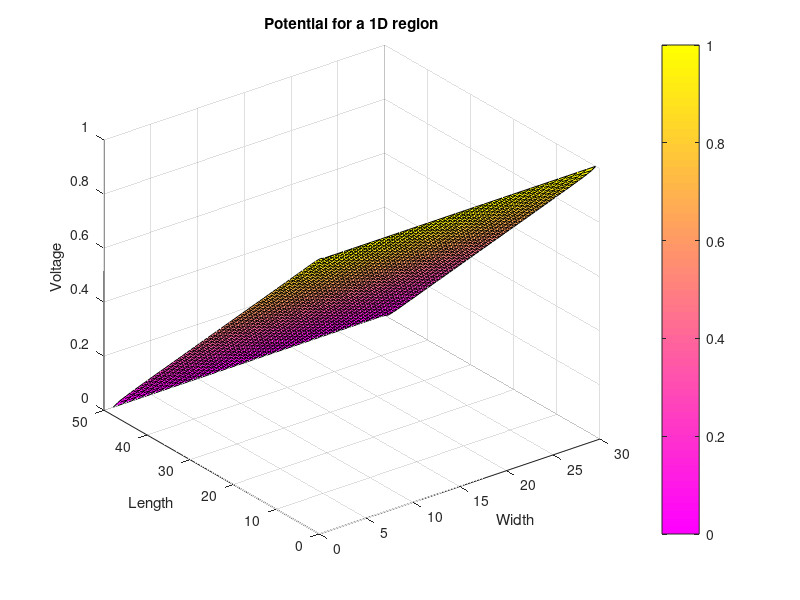
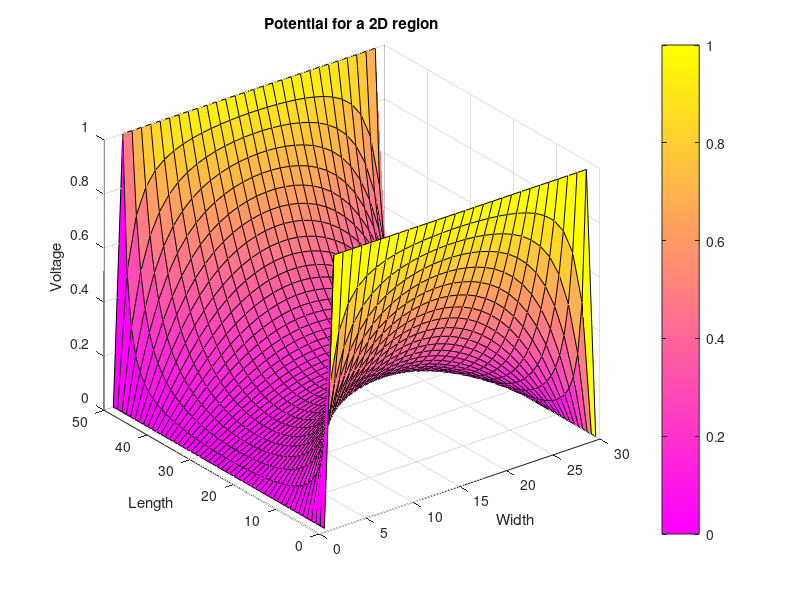
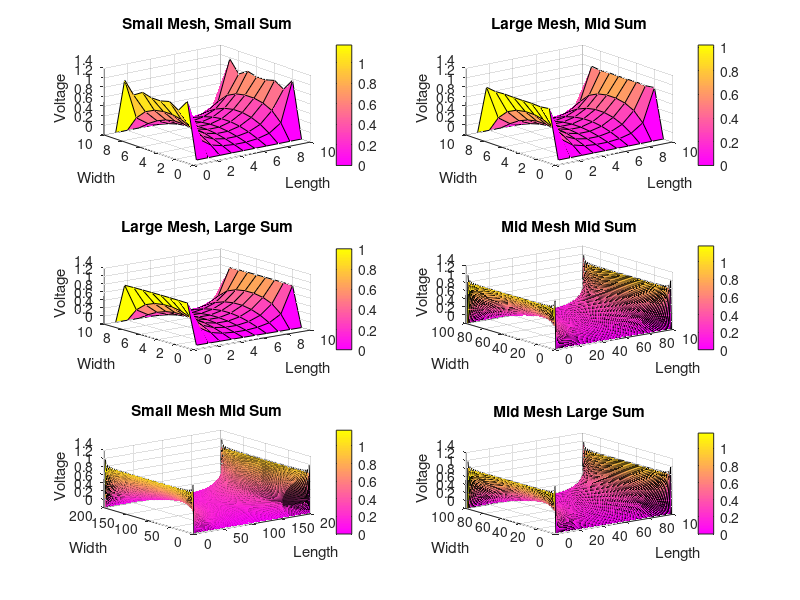
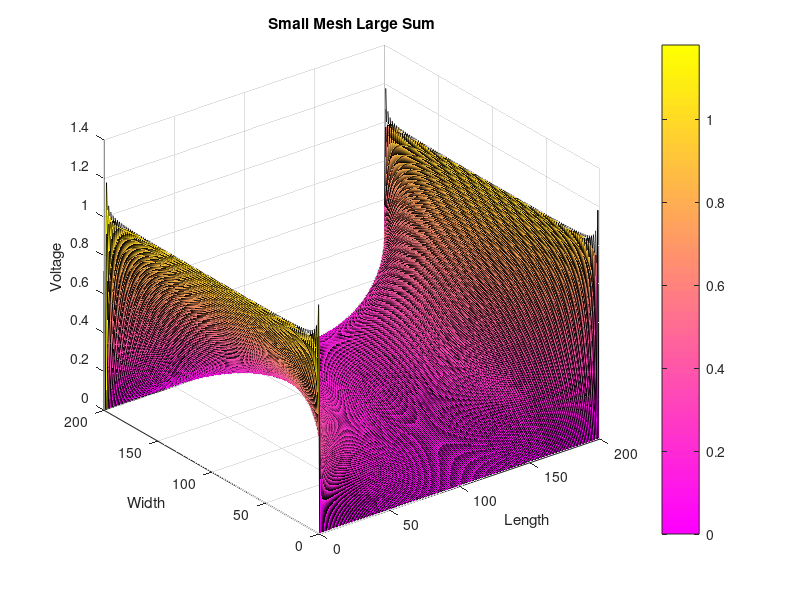

MATLAB code to generate these figures, in order:
% Student Name: David Talson
% Student Number: 101022690
% Elec4700 Assignment 2 Part 1 
% 
% Solving the potential for a 1D region 
clear all
nx = 50;
ny = 30;
G = sparse(nx*ny,ny*nx);
B = zeros(nx*ny,1);

for i=1:nx
    for j=1:ny
        n = j + (i-1)*ny;
        if i==1
            B(n,1)=1;
            G(n,n)=1;
        elseif i==nx
            B(n,1)=0;
            G(n,n)=1;
        else
       
        nxm = (i-2)*ny + j;
        nxp = i*ny + j;
        nym = (i-1)*ny + j-1;
        nyp = (i-1)*ny + j+1;
       
        G(n,n) = -4;
        G(n, nxm) = 1;
        G(n, nxp) = 1;
        G(n, nym) = 1;
        G(n, nyp) = 1;
        
        end
    end  
end

V = G\B;

for i=1:nx
    for j=1:ny
        n = j + (i-1)*ny;    
           map(i,j) = V(n,1);     
    end
end
figure(1)
surf(map);
title('Potential for a 1D region')
xlabel('Width')
ylabel('Length')
zlabel('Voltage')
colormap spring
colorbar 
grid on 

G = sparse(nx*ny,ny*nx);
B = zeros(nx*ny,1);
for i=1:nx
    for j=1:ny
        n = j + (i-1)*ny;
        if i==1&& j ~= 1 && j ~= ny
            B(n,1)=1;
            G(n,n)=1;
        elseif i==nx&& j ~= 1 && j ~= ny
            B(n,1)=1;
            G(n,n)=1;
        elseif j==1||j==ny
            B(n,1)=0;
            G(n,n)=1;
        else
            nxm = (i-2)*ny + j;
            nxp = i*ny + j;
            nym = (i-1)*ny + j-1;
            nyp = (i-1)*ny + j+1;

            G(n,n) = -4;
            G(n, nxm) = 1;
            G(n, nxp) = 1;
            G(n, nym) = 1;
            G(n, nyp) = 1;
        
        end
    end  
end

V = G\B;
for i=1:nx
    for j=1:ny
        n = j + (i-1)*ny;       
          map(i,j) = V(n,1);
        
    end
end

figure(2)
surf(map);
title('Potential for a 2D region')
xlabel('Width')
ylabel('Length')
zlabel('Voltage')
grid on 
colormap spring
colorbar 

a = ny; 
b = nx/2;
G = sparse(nx*ny,ny*nx);
B = zeros(nx*ny,1);
 
sum0=10;
sum1=100
sum2=200;

mesh0=10;
mesh1=100;
mesh2=200;

[nx1,ny1] = meshgrid(linspace(-b,b,mesh0),linspace(0,a,mesh0));
[nx2,ny2] = meshgrid(linspace(-b,b,mesh1),linspace(0,a,mesh1));
[nx3,ny3] = meshgrid(linspace(-b,b,mesh2),linspace(0,a,mesh2));

v1 = zeros(mesh0,mesh0);% sum==10, mesh=10
v2 = zeros(mesh0,mesh0);% sum=100, mesh=10
v3 = zeros(mesh0,mesh0);% sum=200,mesh=10
v4 = zeros(mesh1,mesh1);% sum=100,mesh=100
v5 = zeros(mesh2,mesh2);% sum=100, mesh=200 
v6 = zeros(mesh1,mesh1);% sum=200,mesh=100
v7 = zeros(mesh2,mesh2);% sum=200,mesh=200

% sum=10, mesh = 10
for k = 1:2:sum0
    v1 = v1 + (1/k).*(cosh((k*pi.*nx1)./(a))./cosh((k*pi*(b))/(a))).*sin((k*pi.*ny1)./(a));
end 
% sum=100, mesh = 10
for k = 1:2:sum1
    v2 = (v2 + (1/k).*(cosh((k*pi.*nx1)./(a))./cosh((k*pi*(b))/(a))).*sin((k*pi.*ny1)./(a)));
end  
% sum=200, mesh = 10
for k = 1:2:sum2
    v3 = (v3 + (1/k).*(cosh((k*pi.*nx1)./(a))./cosh((k*pi*(b))/(a))).*sin((k*pi.*ny1)./(a)));
end  
% sum=100, mesh = 100
for k = 1:2:sum1
    v4 = (v4 + (1/k).*(cosh((k*pi.*nx2)./(a))./cosh((k*pi*(b))/(a))).*sin((k*pi.*ny2)./(a)));
end
% sum=200, mesh = 100
for k = 1:2:sum1
    v6 = (v6 + (1/k).*(cosh((k*pi.*nx2)./(a))./cosh((k*pi*(b))/(a))).*sin((k*pi.*ny2)./(a)));
end  
% sum=100, mesh = 200
for k = 1:2:sum1
    v5 = (v5 + (1/k).*(cosh((k*pi.*nx3)./(a))./cosh((k*pi*(b))/(a))).*sin((k*pi.*ny3)./(a)));
end 
% sum=200, mesh = 200
for k = 1:2:sum2
    v7 = (v7 + (1/k).*(cosh((k*pi.*nx3)./(a))./cosh((k*pi*(b))/(a))).*sin((k*pi.*ny3)./(a)));
end 

v1=(4*1/pi).*v1;
v2=(4*1/pi).*v2;
v3=(4*1/pi).*v3;
v4=(4*1/pi).*v4;
v5=(4*1/pi).*v5;
v6=(4*1/pi).*v6;
v7=(4*1/pi).*v7;

figure(3)
subplot(3,2,1)
colormap spring
surf(v1)
title('Small Mesh, Small Sum')
xlabel('Length')
ylabel('Width')
zlabel('Voltage')
grid on
colorbar

subplot(3,2,2)
surf(v2)
title('Large Mesh, Mid Sum')
xlabel('Length')
ylabel('Width')
zlabel('Voltage')
grid on
colorbar

subplot(3,2,3)
surf(v3)
title('Large Mesh, Large Sum')
xlabel('Length')
ylabel('Width')
zlabel('Voltage')
grid on
colorbar

subplot(3,2,4)
surf(v4)
title('Mid Mesh Mid Sum')
xlabel('Length')
ylabel('Width')
zlabel('Voltage')
grid on
colorbar

subplot(3,2,5)
surf(v5)
title('Small Mesh Mid Sum')
xlabel('Length')
ylabel('Width')
zlabel('Voltage')
grid on
colorbar

subplot(3,2,6)
surf(v6)
title('Mid Mesh Large Sum')
xlabel('Length')
ylabel('Width')
zlabel('Voltage')
grid on
colorbar

figure(5)
colormap spring
surf(v7)
title('Small Mesh Large Sum')
xlabel('Length')
ylabel('Width')
zlabel('Voltage')
grid on
colorbar

